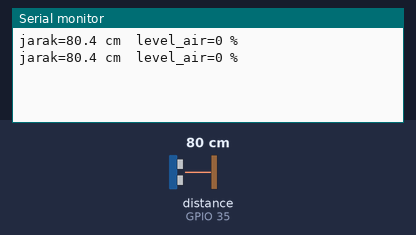
Simulated run of this sketch. Board: ESP32. Shown: the last lines printed to the serial monitor. Wiring (from diagram.json): ultrasonic range finder: trigger GPIO 15; echo GPIO 35. The test bench sets the inputs (shaded band); at power-on: distance to the obstacle (sensor on GPIO 35) 80 cm. The echo pulse lasts 58.3 µs per cm.

Above: at 2.8 s.
2.9 s: distance to the obstacle (sensor on GPIO 35) set to 2 cm
At 3.5 s:
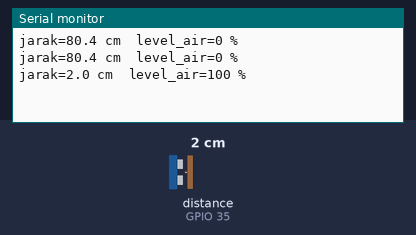
4.4 s: distance to the obstacle (sensor on GPIO 35) set to 4 cm
At 5.8 s:
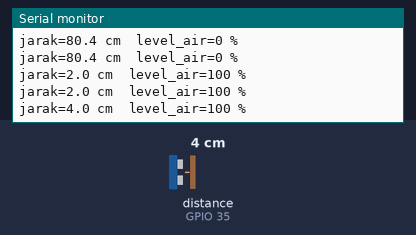
Timing chart, 0 to 7.4 s (numbered marks = the images above; inputs shaded):
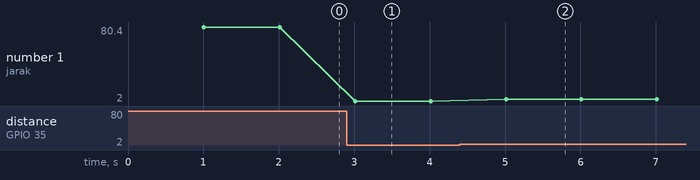

The sketch:

modul06_jarak_tandon.ino
```cpp
// Modul 6 - Praktik 6: HC-SR04 sebagai pengukur level air tandon
// TRIG di D15. ECHO lewat pembagi tegangan (4,7 kiloohm + 10 kiloohm) ke D35.
// Sensor menghadap ke bawah, di atas tandon (wadah air pompa).

const int PIN_TRIG = 15;          // D15: HC-SR04 TRIG (peta pin kanonik)
const int PIN_ECHO = 35;          // D35: HC-SR04 ECHO, lewat pembagi tegangan
const float JARAK_KOSONG = 20.0;  // cm dari sensor ke dasar tandon (ukur sendiri)
const float JARAK_PENUH = 5.0;    // cm dari sensor ke permukaan air saat tandon penuh (ukur sendiri)

// Mengukur jarak satu kali, dalam cm. Menjawab -1 kalau gemanya tidak kembali.
float ukurJarakCm() {
  digitalWrite(PIN_TRIG, LOW);
  delayMicroseconds(2);
  digitalWrite(PIN_TRIG, HIGH);  // perintah "berteriak": HIGH selama 10 mikrodetik
  delayMicroseconds(10);
  digitalWrite(PIN_TRIG, LOW);
  unsigned long durasi = pulseIn(PIN_ECHO, HIGH, 30000);  // lama pulsa ECHO; tunggu paling lama 30 ms
  if (durasi == 0) {
    return -1;  // tidak ada gema: terlalu jauh, terhalang, atau kabel lepas
  }
  return durasi / 58.0;  // setiap 58 mikrodetik = 1 cm (bunyi pergi dan pulang)
}

void setup() {
  Serial.begin(115200);
  pinMode(PIN_TRIG, OUTPUT);
  pinMode(PIN_ECHO, INPUT);
  digitalWrite(PIN_TRIG, LOW);
}

void loop() {
  delay(1000);  // ukur sekali setiap detik
  float jarak = ukurJarakCm();
  if (jarak < 0) {
    Serial.println("Tidak ada gema. Periksa kabel dan arah sensor.");
  } else {
    // Rumusnya sama dengan map(jarak, JARAK_KOSONG, JARAK_PENUH, 0, 100), tetapi untuk angka berkoma.
    int persen = (JARAK_KOSONG - jarak) * 100 / (JARAK_KOSONG - JARAK_PENUH);
    int levelAir = constrain(persen, 0, 100);
    Serial.print("jarak=");
    Serial.print(jarak, 1);
    Serial.print(" cm  level_air=");
    Serial.print(levelAir);
    Serial.println(" %");
  }
}
```

Measured:
- after the input at 2.9 s, the serial monitor: prints a new line after 0.11 s (image 1)
- after the input at 4.4 s, the serial monitor: prints a new line after 0.61 s (image 2)
- plotted number 1: 80.4 → 2 after the input at 2.9 s, 2 → 4 after the input at 4.4 s
